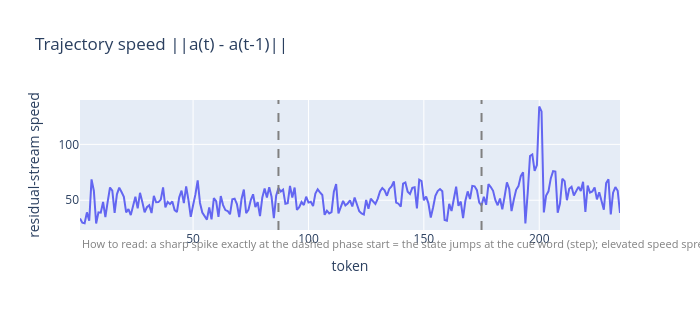

The notebook cell saved with this chart:
### Code cell
tp.speed_figure(shard["speed"].astype(np.float32)[:, L33], starts).show()

### Figure 1 — Plotly figure (JSON) as saved in the notebook; plotly's stock layout.template omitted (floating-point values rounded to 4 significant figures; data arrays with more than 128 entries replaced by an {"elided": "..."} marker saying what was removed)
{"data": [{"hoverinfo": "text+y", "line": {"color": "#6366f1", "width": 2}, "text": {"elided": "235 str values"}, "type": "scatter", "x": {"elided": "235 int values"}, "y": {"elided": "235 float values"}}], "layout": {"annotations": [{"align": "left", "font": {"color": "gray", "size": 11}, "showarrow": false, "text": "How to read: a sharp spike exactly at the dashed phase start = the state jumps at the cue word (step); elevated speed spread over the window = gradual movement (ramp). Works without choosing probes at all.", "x": 0, "xref": "paper", "y": -0.18, "yref": "paper"}], "height": 320, "margin": {"b": 90}, "shapes": [{"line": {"color": "gray", "dash": "dash"}, "type": "line", "x0": 87, "x1": 87, "xref": "x", "y0": 0, "y1": 1, "yref": "y domain"}, {"line": {"color": "gray", "dash": "dash"}, "type": "line", "x0": 175, "x1": 175, "xref": "x", "y0": 0, "y1": 1, "yref": "y domain"}], "title": {"text": "Trajectory speed ||a(t) - a(t-1)||"}, "width": 700, "xaxis": {"title": {"text": "token"}}, "yaxis": {"title": {"text": "residual-stream speed"}}}}
